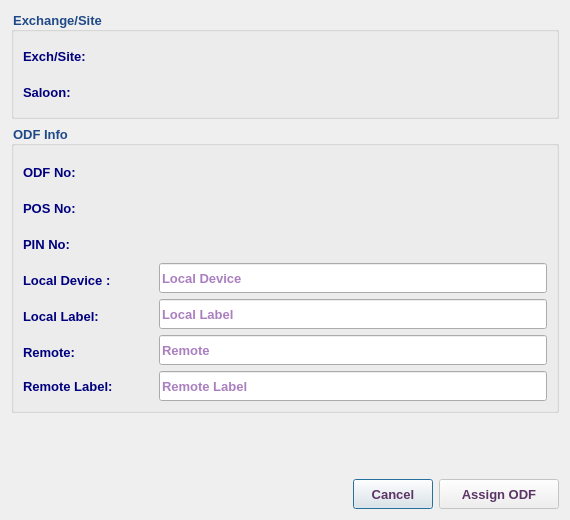
<?xml version="1.0" encoding="UTF-8"?>
<ui version="4.0">
 <class>AssignOdfPinDialog</class>
 <widget class="QDialog" name="AssignOdfPinDialog">
  <property name="windowModality">
   <enum>Qt::NonModal</enum>
  </property>
  <property name="geometry">
   <rect>
    <x>0</x>
    <y>0</y>
    <width>570</width>
    <height>520</height>
   </rect>
  </property>
  <property name="sizePolicy">
   <sizepolicy hsizetype="Fixed" vsizetype="Fixed">
    <horstretch>0</horstretch>
    <verstretch>0</verstretch>
   </sizepolicy>
  </property>
  <property name="minimumSize">
   <size>
    <width>570</width>
    <height>520</height>
   </size>
  </property>
  <property name="maximumSize">
   <size>
    <width>571</width>
    <height>521</height>
   </size>
  </property>
  <property name="font">
   <font>
    <family>Tahoma</family>
    <pointsize>10</pointsize>
   </font>
  </property>
  <property name="windowTitle">
   <string>Assign ODF PIN</string>
  </property>
  <property name="windowIcon">
   <iconset resource="../../../../image.qrc">
    <normaloff>:/Image/connection.png</normaloff>:/Image/connection.png</iconset>
  </property>
  <layout class="QVBoxLayout" name="verticalLayout_5">
   <item>
    <widget class="QGroupBox" name="groupBox">
     <property name="font">
      <font>
       <family>Tahoma</family>
       <pointsize>10</pointsize>
       <weight>75</weight>
       <bold>true</bold>
      </font>
     </property>
     <property name="styleSheet">
      <string notr="true">color: rgb(32, 74, 135);</string>
     </property>
     <property name="title">
      <string>Exchange/Site</string>
     </property>
     <layout class="QVBoxLayout" name="verticalLayout_3">
      <item>
       <layout class="QHBoxLayout" name="horizontalLayout_6">
        <item>
         <widget class="QLabel" name="label_7">
          <property name="minimumSize">
           <size>
            <width>120</width>
            <height>30</height>
           </size>
          </property>
          <property name="maximumSize">
           <size>
            <width>120</width>
            <height>30</height>
           </size>
          </property>
          <property name="font">
           <font>
            <family>Tahoma</family>
            <pointsize>10</pointsize>
            <weight>75</weight>
            <bold>true</bold>
           </font>
          </property>
          <property name="styleSheet">
           <string notr="true">color: rgb(0, 0, 127);</string>
          </property>
          <property name="text">
           <string>Exch/Site:</string>
          </property>
         </widget>
        </item>
        <item>
         <widget class="QLabel" name="abbrLbl">
          <property name="sizePolicy">
           <sizepolicy hsizetype="Expanding" vsizetype="Preferred">
            <horstretch>0</horstretch>
            <verstretch>0</verstretch>
           </sizepolicy>
          </property>
          <property name="minimumSize">
           <size>
            <width>370</width>
            <height>30</height>
           </size>
          </property>
          <property name="maximumSize">
           <size>
            <width>5000</width>
            <height>30</height>
           </size>
          </property>
          <property name="font">
           <font>
            <family>Tahoma</family>
            <pointsize>10</pointsize>
            <weight>75</weight>
            <bold>true</bold>
           </font>
          </property>
          <property name="styleSheet">
           <string notr="true">color: rgb(85, 0, 127);</string>
          </property>
          <property name="text">
           <string/>
          </property>
          <property name="wordWrap">
           <bool>true</bool>
          </property>
         </widget>
        </item>
       </layout>
      </item>
      <item>
       <layout class="QHBoxLayout" name="horizontalLayout_7">
        <item>
         <widget class="QLabel" name="label_8">
          <property name="minimumSize">
           <size>
            <width>120</width>
            <height>30</height>
           </size>
          </property>
          <property name="maximumSize">
           <size>
            <width>120</width>
            <height>30</height>
           </size>
          </property>
          <property name="font">
           <font>
            <family>Tahoma</family>
            <pointsize>10</pointsize>
            <weight>75</weight>
            <bold>true</bold>
           </font>
          </property>
          <property name="styleSheet">
           <string notr="true">color: rgb(0, 0, 127);</string>
          </property>
          <property name="text">
           <string>Saloon:</string>
          </property>
         </widget>
        </item>
        <item>
         <widget class="QLabel" name="saloonLbl">
          <property name="sizePolicy">
           <sizepolicy hsizetype="Expanding" vsizetype="Preferred">
            <horstretch>0</horstretch>
            <verstretch>0</verstretch>
           </sizepolicy>
          </property>
          <property name="minimumSize">
           <size>
            <width>370</width>
            <height>30</height>
           </size>
          </property>
          <property name="maximumSize">
           <size>
            <width>5000</width>
            <height>30</height>
           </size>
          </property>
          <property name="font">
           <font>
            <family>Tahoma</family>
            <pointsize>10</pointsize>
            <weight>75</weight>
            <bold>true</bold>
           </font>
          </property>
          <property name="styleSheet">
           <string notr="true">color: rgb(85, 0, 127);</string>
          </property>
          <property name="text">
           <string/>
          </property>
          <property name="wordWrap">
           <bool>true</bool>
          </property>
         </widget>
        </item>
       </layout>
      </item>
     </layout>
    </widget>
   </item>
   <item>
    <widget class="QGroupBox" name="groupBox_2">
     <property name="font">
      <font>
       <family>Tahoma</family>
       <pointsize>10</pointsize>
       <weight>75</weight>
       <bold>true</bold>
      </font>
     </property>
     <property name="styleSheet">
      <string notr="true">color: rgb(32, 74, 135);</string>
     </property>
     <property name="title">
      <string>ODF Info</string>
     </property>
     <layout class="QVBoxLayout" name="verticalLayout_4">
      <item>
       <layout class="QVBoxLayout" name="verticalLayout_2">
        <item>
         <layout class="QHBoxLayout" name="horizontalLayout_11">
          <item>
           <layout class="QVBoxLayout" name="verticalLayout">
            <item>
             <layout class="QHBoxLayout" name="horizontalLayout_8">
              <item>
               <widget class="QLabel" name="label_9">
                <property name="minimumSize">
                 <size>
                  <width>100</width>
                  <height>30</height>
                 </size>
                </property>
                <property name="maximumSize">
                 <size>
                  <width>100</width>
                  <height>25</height>
                 </size>
                </property>
                <property name="font">
                 <font>
                  <family>Tahoma</family>
                  <pointsize>10</pointsize>
                  <weight>75</weight>
                  <bold>true</bold>
                 </font>
                </property>
                <property name="styleSheet">
                 <string notr="true">color: rgb(0, 0, 127);</string>
                </property>
                <property name="text">
                 <string>ODF No:</string>
                </property>
               </widget>
              </item>
              <item>
               <widget class="QLabel" name="odfLbl">
                <property name="sizePolicy">
                 <sizepolicy hsizetype="Expanding" vsizetype="Preferred">
                  <horstretch>0</horstretch>
                  <verstretch>0</verstretch>
                 </sizepolicy>
                </property>
                <property name="minimumSize">
                 <size>
                  <width>200</width>
                  <height>30</height>
                 </size>
                </property>
                <property name="maximumSize">
                 <size>
                  <width>5000</width>
                  <height>30</height>
                 </size>
                </property>
                <property name="font">
                 <font>
                  <family>Tahoma</family>
                  <pointsize>10</pointsize>
                  <weight>75</weight>
                  <bold>true</bold>
                 </font>
                </property>
                <property name="styleSheet">
                 <string notr="true">color: rgb(85, 0, 127);</string>
                </property>
                <property name="text">
                 <string/>
                </property>
                <property name="wordWrap">
                 <bool>true</bool>
                </property>
               </widget>
              </item>
             </layout>
            </item>
            <item>
             <layout class="QHBoxLayout" name="horizontalLayout_9">
              <item>
               <widget class="QLabel" name="label_10">
                <property name="minimumSize">
                 <size>
                  <width>100</width>
                  <height>30</height>
                 </size>
                </property>
                <property name="maximumSize">
                 <size>
                  <width>100</width>
                  <height>25</height>
                 </size>
                </property>
                <property name="font">
                 <font>
                  <family>Tahoma</family>
                  <pointsize>10</pointsize>
                  <weight>75</weight>
                  <bold>true</bold>
                 </font>
                </property>
                <property name="styleSheet">
                 <string notr="true">color: rgb(0, 0, 127);</string>
                </property>
                <property name="text">
                 <string>POS No:</string>
                </property>
               </widget>
              </item>
              <item>
               <widget class="QLabel" name="posLbl">
                <property name="sizePolicy">
                 <sizepolicy hsizetype="Expanding" vsizetype="Preferred">
                  <horstretch>0</horstretch>
                  <verstretch>0</verstretch>
                 </sizepolicy>
                </property>
                <property name="minimumSize">
                 <size>
                  <width>200</width>
                  <height>30</height>
                 </size>
                </property>
                <property name="maximumSize">
                 <size>
                  <width>5000</width>
                  <height>30</height>
                 </size>
                </property>
                <property name="font">
                 <font>
                  <family>Tahoma</family>
                  <pointsize>10</pointsize>
                  <weight>75</weight>
                  <bold>true</bold>
                 </font>
                </property>
                <property name="styleSheet">
                 <string notr="true">color: rgb(85, 0, 127);</string>
                </property>
                <property name="text">
                 <string/>
                </property>
                <property name="wordWrap">
                 <bool>true</bool>
                </property>
               </widget>
              </item>
             </layout>
            </item>
            <item>
             <layout class="QHBoxLayout" name="horizontalLayout_10">
              <item>
               <widget class="QLabel" name="label_11">
                <property name="minimumSize">
                 <size>
                  <width>100</width>
                  <height>30</height>
                 </size>
                </property>
                <property name="maximumSize">
                 <size>
                  <width>100</width>
                  <height>25</height>
                 </size>
                </property>
                <property name="font">
                 <font>
                  <family>Tahoma</family>
                  <pointsize>10</pointsize>
                  <weight>75</weight>
                  <bold>true</bold>
                 </font>
                </property>
                <property name="styleSheet">
                 <string notr="true">color: rgb(0, 0, 127);</string>
                </property>
                <property name="text">
                 <string>PIN No:</string>
                </property>
               </widget>
              </item>
              <item>
               <widget class="QLabel" name="pinLbl">
                <property name="sizePolicy">
                 <sizepolicy hsizetype="Expanding" vsizetype="Preferred">
                  <horstretch>0</horstretch>
                  <verstretch>0</verstretch>
                 </sizepolicy>
                </property>
                <property name="minimumSize">
                 <size>
                  <width>200</width>
                  <height>30</height>
                 </size>
                </property>
                <property name="maximumSize">
                 <size>
                  <width>5000</width>
                  <height>30</height>
                 </size>
                </property>
                <property name="font">
                 <font>
                  <family>Tahoma</family>
                  <pointsize>10</pointsize>
                  <weight>75</weight>
                  <bold>true</bold>
                 </font>
                </property>
                <property name="styleSheet">
                 <string notr="true">color: rgb(85, 0, 127);</string>
                </property>
                <property name="text">
                 <string/>
                </property>
                <property name="wordWrap">
                 <bool>true</bool>
                </property>
               </widget>
              </item>
             </layout>
            </item>
           </layout>
          </item>
          <item>
           <widget class="QLabel" name="label_15">
            <property name="minimumSize">
             <size>
              <width>64</width>
              <height>64</height>
             </size>
            </property>
            <property name="maximumSize">
             <size>
              <width>64</width>
              <height>64</height>
             </size>
            </property>
            <property name="font">
             <font>
              <family>Tahoma</family>
              <pointsize>10</pointsize>
             </font>
            </property>
            <property name="text">
             <string/>
            </property>
            <property name="pixmap">
             <pixmap resource="../../../../image.qrc">:/Image/connection.png</pixmap>
            </property>
           </widget>
          </item>
         </layout>
        </item>
        <item>
         <layout class="QHBoxLayout" name="horizontalLayout_5">
          <item>
           <widget class="QLabel" name="label">
            <property name="minimumSize">
             <size>
              <width>130</width>
              <height>30</height>
             </size>
            </property>
            <property name="maximumSize">
             <size>
              <width>130</width>
              <height>25</height>
             </size>
            </property>
            <property name="font">
             <font>
              <family>Tahoma</family>
              <pointsize>10</pointsize>
              <weight>75</weight>
              <bold>true</bold>
             </font>
            </property>
            <property name="styleSheet">
             <string notr="true">color: rgb(0, 0, 127);</string>
            </property>
            <property name="text">
             <string>Local Device :</string>
            </property>
           </widget>
          </item>
          <item>
           <widget class="QLineEdit" name="localDevLE">
            <property name="sizePolicy">
             <sizepolicy hsizetype="Expanding" vsizetype="Preferred">
              <horstretch>0</horstretch>
              <verstretch>0</verstretch>
             </sizepolicy>
            </property>
            <property name="minimumSize">
             <size>
              <width>300</width>
              <height>30</height>
             </size>
            </property>
            <property name="maximumSize">
             <size>
              <width>6000</width>
              <height>30</height>
             </size>
            </property>
            <property name="font">
             <font>
              <family>Tahoma</family>
              <pointsize>10</pointsize>
              <weight>75</weight>
              <bold>true</bold>
             </font>
            </property>
            <property name="styleSheet">
             <string notr="true">color: rgb(85, 0, 127);</string>
            </property>
            <property name="placeholderText">
             <string>Local Device</string>
            </property>
           </widget>
          </item>
         </layout>
        </item>
        <item>
         <layout class="QHBoxLayout" name="horizontalLayout_4">
          <item>
           <widget class="QLabel" name="label_2">
            <property name="minimumSize">
             <size>
              <width>130</width>
              <height>30</height>
             </size>
            </property>
            <property name="maximumSize">
             <size>
              <width>130</width>
              <height>25</height>
             </size>
            </property>
            <property name="font">
             <font>
              <family>Tahoma</family>
              <pointsize>10</pointsize>
              <weight>75</weight>
              <bold>true</bold>
             </font>
            </property>
            <property name="styleSheet">
             <string notr="true">color: rgb(0, 0, 127);</string>
            </property>
            <property name="text">
             <string>Local Label:</string>
            </property>
           </widget>
          </item>
          <item>
           <widget class="QLineEdit" name="localLblLE">
            <property name="sizePolicy">
             <sizepolicy hsizetype="Expanding" vsizetype="Preferred">
              <horstretch>0</horstretch>
              <verstretch>0</verstretch>
             </sizepolicy>
            </property>
            <property name="minimumSize">
             <size>
              <width>300</width>
              <height>30</height>
             </size>
            </property>
            <property name="maximumSize">
             <size>
              <width>6000</width>
              <height>30</height>
             </size>
            </property>
            <property name="font">
             <font>
              <family>Tahoma</family>
              <pointsize>10</pointsize>
              <weight>75</weight>
              <bold>true</bold>
             </font>
            </property>
            <property name="styleSheet">
             <string notr="true">color: rgb(85, 0, 127);</string>
            </property>
            <property name="placeholderText">
             <string>Local Label</string>
            </property>
           </widget>
          </item>
         </layout>
        </item>
        <item>
         <layout class="QHBoxLayout" name="horizontalLayout_3">
          <item>
           <widget class="QLabel" name="label_3">
            <property name="minimumSize">
             <size>
              <width>130</width>
              <height>30</height>
             </size>
            </property>
            <property name="maximumSize">
             <size>
              <width>130</width>
              <height>25</height>
             </size>
            </property>
            <property name="font">
             <font>
              <family>Tahoma</family>
              <pointsize>10</pointsize>
              <weight>75</weight>
              <bold>true</bold>
             </font>
            </property>
            <property name="styleSheet">
             <string notr="true">color: rgb(0, 0, 127);</string>
            </property>
            <property name="text">
             <string>Remote:</string>
            </property>
           </widget>
          </item>
          <item>
           <widget class="QLineEdit" name="remoteLE">
            <property name="sizePolicy">
             <sizepolicy hsizetype="Expanding" vsizetype="Preferred">
              <horstretch>0</horstretch>
              <verstretch>0</verstretch>
             </sizepolicy>
            </property>
            <property name="minimumSize">
             <size>
              <width>300</width>
              <height>30</height>
             </size>
            </property>
            <property name="maximumSize">
             <size>
              <width>6000</width>
              <height>30</height>
             </size>
            </property>
            <property name="font">
             <font>
              <family>Tahoma</family>
              <pointsize>10</pointsize>
              <weight>75</weight>
              <bold>true</bold>
             </font>
            </property>
            <property name="styleSheet">
             <string notr="true">color: rgb(85, 0, 127);</string>
            </property>
            <property name="placeholderText">
             <string>Remote</string>
            </property>
           </widget>
          </item>
         </layout>
        </item>
        <item>
         <layout class="QHBoxLayout" name="horizontalLayout_2">
          <item>
           <widget class="QLabel" name="label_4">
            <property name="minimumSize">
             <size>
              <width>130</width>
              <height>30</height>
             </size>
            </property>
            <property name="maximumSize">
             <size>
              <width>130</width>
              <height>30</height>
             </size>
            </property>
            <property name="font">
             <font>
              <family>Tahoma</family>
              <pointsize>10</pointsize>
              <weight>75</weight>
              <bold>true</bold>
             </font>
            </property>
            <property name="styleSheet">
             <string notr="true">color: rgb(0, 0, 127);</string>
            </property>
            <property name="text">
             <string>Remote Label:</string>
            </property>
           </widget>
          </item>
          <item>
           <widget class="QLineEdit" name="remoteLblLE">
            <property name="sizePolicy">
             <sizepolicy hsizetype="Expanding" vsizetype="Preferred">
              <horstretch>0</horstretch>
              <verstretch>0</verstretch>
             </sizepolicy>
            </property>
            <property name="minimumSize">
             <size>
              <width>300</width>
              <height>30</height>
             </size>
            </property>
            <property name="maximumSize">
             <size>
              <width>6000</width>
              <height>30</height>
             </size>
            </property>
            <property name="font">
             <font>
              <family>Tahoma</family>
              <pointsize>10</pointsize>
              <weight>75</weight>
              <bold>true</bold>
             </font>
            </property>
            <property name="styleSheet">
             <string notr="true">color: rgb(85, 0, 127);</string>
            </property>
            <property name="placeholderText">
             <string>Remote Label</string>
            </property>
           </widget>
          </item>
         </layout>
        </item>
       </layout>
      </item>
     </layout>
    </widget>
   </item>
   <item>
    <spacer name="verticalSpacer">
     <property name="font">
      <font>
       <family>Tahoma</family>
       <pointsize>10</pointsize>
      </font>
     </property>
     <property name="orientation">
      <enum>Qt::Vertical</enum>
     </property>
     <property name="sizeHint" stdset="0">
      <size>
       <width>20</width>
       <height>40</height>
      </size>
     </property>
    </spacer>
   </item>
   <item>
    <layout class="QHBoxLayout" name="horizontalLayout">
     <property name="rightMargin">
      <number>0</number>
     </property>
     <item>
      <spacer name="horizontalSpacer">
       <property name="font">
        <font>
         <family>Tahoma</family>
         <pointsize>10</pointsize>
        </font>
       </property>
       <property name="orientation">
        <enum>Qt::Horizontal</enum>
       </property>
       <property name="sizeHint" stdset="0">
        <size>
         <width>40</width>
         <height>20</height>
        </size>
       </property>
      </spacer>
     </item>
     <item>
      <widget class="QPushButton" name="cancelBtn">
       <property name="sizePolicy">
        <sizepolicy hsizetype="Preferred" vsizetype="Preferred">
         <horstretch>0</horstretch>
         <verstretch>0</verstretch>
        </sizepolicy>
       </property>
       <property name="minimumSize">
        <size>
         <width>80</width>
         <height>30</height>
        </size>
       </property>
       <property name="maximumSize">
        <size>
         <width>150</width>
         <height>30</height>
        </size>
       </property>
       <property name="font">
        <font>
         <family>Tahoma</family>
         <pointsize>10</pointsize>
         <weight>75</weight>
         <bold>true</bold>
        </font>
       </property>
       <property name="styleSheet">
        <string notr="true">color: rgb(92, 53, 102);</string>
       </property>
       <property name="text">
        <string>Cancel</string>
       </property>
      </widget>
     </item>
     <item>
      <widget class="QPushButton" name="okBtn">
       <property name="enabled">
        <bool>false</bool>
       </property>
       <property name="sizePolicy">
        <sizepolicy hsizetype="Preferred" vsizetype="Preferred">
         <horstretch>0</horstretch>
         <verstretch>0</verstretch>
        </sizepolicy>
       </property>
       <property name="minimumSize">
        <size>
         <width>120</width>
         <height>30</height>
        </size>
       </property>
       <property name="maximumSize">
        <size>
         <width>200</width>
         <height>30</height>
        </size>
       </property>
       <property name="font">
        <font>
         <family>Tahoma</family>
         <pointsize>10</pointsize>
         <weight>75</weight>
         <bold>true</bold>
        </font>
       </property>
       <property name="styleSheet">
        <string notr="true">color: rgb(92, 53, 102);</string>
       </property>
       <property name="text">
        <string>Assign ODF</string>
       </property>
       <property name="icon">
        <iconset resource="../../../../image.qrc">
         <normaloff>:/Image/connection.png</normaloff>:/Image/connection.png</iconset>
       </property>
       <property name="iconSize">
        <size>
         <width>20</width>
         <height>20</height>
        </size>
       </property>
      </widget>
     </item>
    </layout>
   </item>
  </layout>
 </widget>
 <tabstops>
  <tabstop>localDevLE</tabstop>
  <tabstop>localLblLE</tabstop>
  <tabstop>remoteLE</tabstop>
  <tabstop>remoteLblLE</tabstop>
  <tabstop>okBtn</tabstop>
  <tabstop>cancelBtn</tabstop>
 </tabstops>
 <resources>
  <include location="../../../../image.qrc"/>
 </resources>
 <connections/>
</ui>
